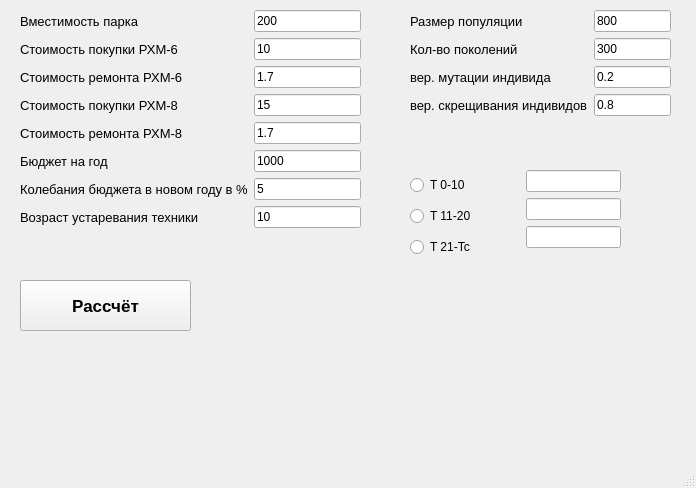
<?xml version="1.0" encoding="UTF-8"?>
<ui version="4.0">
 <class>RHBZ</class>
 <widget class="QMainWindow" name="RHBZ">
  <property name="geometry">
   <rect>
    <x>0</x>
    <y>0</y>
    <width>696</width>
    <height>488</height>
   </rect>
  </property>
  <property name="windowTitle">
   <string>RHBZ</string>
  </property>
  <widget class="QWidget" name="centralwidget">
   <widget class="QPushButton" name="Calculate">
    <property name="geometry">
     <rect>
      <x>20</x>
      <y>280</y>
      <width>171</width>
      <height>51</height>
     </rect>
    </property>
    <property name="font">
     <font>
      <pointsize>13</pointsize>
      <bold>true</bold>
     </font>
    </property>
    <property name="text">
     <string>Рассчёт</string>
    </property>
   </widget>
   <widget class="QWidget" name="formLayoutWidget">
    <property name="geometry">
     <rect>
      <x>20</x>
      <y>10</y>
      <width>341</width>
      <height>251</height>
     </rect>
    </property>
    <layout class="QFormLayout" name="Form_logic">
     <item row="0" column="0">
      <widget class="QLabel" name="label">
       <property name="font">
        <font>
         <pointsize>10</pointsize>
        </font>
       </property>
       <property name="text">
        <string>Вместимость парка</string>
       </property>
      </widget>
     </item>
     <item row="0" column="1">
      <widget class="QLineEdit" name="Park_capacity">
       <property name="enabled">
        <bool>true</bool>
       </property>
       <property name="toolTip">
        <string/>
       </property>
       <property name="accessibleName">
        <string/>
       </property>
       <property name="accessibleDescription">
        <string/>
       </property>
       <property name="text">
        <string>200</string>
       </property>
       <property name="placeholderText">
        <string>200</string>
       </property>
      </widget>
     </item>
     <item row="1" column="0">
      <widget class="QLabel" name="label_7">
       <property name="font">
        <font>
         <pointsize>10</pointsize>
        </font>
       </property>
       <property name="text">
        <string>Стоимость покупки РХМ-6</string>
       </property>
      </widget>
     </item>
     <item row="1" column="1">
      <widget class="QLineEdit" name="Price_buy_0">
       <property name="text">
        <string>10</string>
       </property>
       <property name="placeholderText">
        <string>10</string>
       </property>
      </widget>
     </item>
     <item row="2" column="0">
      <widget class="QLabel" name="label_5">
       <property name="font">
        <font>
         <pointsize>10</pointsize>
        </font>
       </property>
       <property name="text">
        <string>Стоимость ремонта РХМ-6</string>
       </property>
      </widget>
     </item>
     <item row="2" column="1">
      <widget class="QLineEdit" name="Price_rep_0">
       <property name="text">
        <string>1.7</string>
       </property>
       <property name="placeholderText">
        <string>1.7</string>
       </property>
      </widget>
     </item>
     <item row="3" column="0">
      <widget class="QLabel" name="label_2">
       <property name="font">
        <font>
         <pointsize>10</pointsize>
        </font>
       </property>
       <property name="text">
        <string>Стоимость покупки РХМ-8</string>
       </property>
      </widget>
     </item>
     <item row="3" column="1">
      <widget class="QLineEdit" name="Price_buy_1">
       <property name="text">
        <string>15</string>
       </property>
       <property name="placeholderText">
        <string>15</string>
       </property>
      </widget>
     </item>
     <item row="4" column="0">
      <widget class="QLabel" name="label_3">
       <property name="font">
        <font>
         <pointsize>10</pointsize>
        </font>
       </property>
       <property name="text">
        <string>Стоимость ремонта РХМ-8</string>
       </property>
      </widget>
     </item>
     <item row="4" column="1">
      <widget class="QLineEdit" name="Price_rep_1">
       <property name="text">
        <string>1.7</string>
       </property>
       <property name="placeholderText">
        <string>1.7</string>
       </property>
      </widget>
     </item>
     <item row="5" column="0">
      <widget class="QLabel" name="label_4">
       <property name="font">
        <font>
         <pointsize>10</pointsize>
        </font>
       </property>
       <property name="text">
        <string>Бюджет на год</string>
       </property>
      </widget>
     </item>
     <item row="5" column="1">
      <widget class="QLineEdit" name="Money_year">
       <property name="text">
        <string>1000</string>
       </property>
       <property name="placeholderText">
        <string>1000</string>
       </property>
      </widget>
     </item>
     <item row="6" column="0">
      <widget class="QLabel" name="label_6">
       <property name="font">
        <font>
         <pointsize>10</pointsize>
        </font>
       </property>
       <property name="text">
        <string>Колебания бюджета в новом году в %</string>
       </property>
      </widget>
     </item>
     <item row="6" column="1">
      <widget class="QLineEdit" name="Money_year_vol">
       <property name="text">
        <string>5</string>
       </property>
       <property name="placeholderText">
        <string>5</string>
       </property>
      </widget>
     </item>
     <item row="7" column="0">
      <widget class="QLabel" name="label_8">
       <property name="font">
        <font>
         <pointsize>10</pointsize>
        </font>
       </property>
       <property name="text">
        <string>Возраст устаревания техники</string>
       </property>
      </widget>
     </item>
     <item row="7" column="1">
      <widget class="QLineEdit" name="Obsolete_age">
       <property name="text">
        <string>10</string>
       </property>
       <property name="placeholderText">
        <string>10</string>
       </property>
      </widget>
     </item>
    </layout>
   </widget>
   <widget class="QWidget" name="formLayoutWidget_2">
    <property name="geometry">
     <rect>
      <x>410</x>
      <y>10</y>
      <width>261</width>
      <height>124</height>
     </rect>
    </property>
    <layout class="QFormLayout" name="Form_alg">
     <item row="0" column="0">
      <widget class="QLabel" name="label_11">
       <property name="font">
        <font>
         <pointsize>10</pointsize>
        </font>
       </property>
       <property name="text">
        <string>Размер популяции</string>
       </property>
      </widget>
     </item>
     <item row="1" column="0">
      <widget class="QLabel" name="label_10">
       <property name="font">
        <font>
         <pointsize>10</pointsize>
        </font>
       </property>
       <property name="text">
        <string>Кол-во поколений</string>
       </property>
      </widget>
     </item>
     <item row="1" column="1">
      <widget class="QLineEdit" name="Max_generation">
       <property name="text">
        <string>300</string>
       </property>
       <property name="placeholderText">
        <string>300</string>
       </property>
      </widget>
     </item>
     <item row="2" column="1">
      <widget class="QLineEdit" name="P_mutate">
       <property name="text">
        <string>0.2</string>
       </property>
       <property name="placeholderText">
        <string>0.2</string>
       </property>
      </widget>
     </item>
     <item row="2" column="0">
      <widget class="QLabel" name="label_9">
       <property name="font">
        <font>
         <pointsize>10</pointsize>
        </font>
       </property>
       <property name="text">
        <string>вер. мутации индивида</string>
       </property>
      </widget>
     </item>
     <item row="0" column="1">
      <widget class="QLineEdit" name="Population_size">
       <property name="text">
        <string>800</string>
       </property>
       <property name="placeholderText">
        <string>800</string>
       </property>
      </widget>
     </item>
     <item row="3" column="0">
      <widget class="QLabel" name="label_12">
       <property name="font">
        <font>
         <pointsize>10</pointsize>
        </font>
       </property>
       <property name="text">
        <string>вер. скрещивания индивидов</string>
       </property>
      </widget>
     </item>
     <item row="3" column="1">
      <widget class="QLineEdit" name="P_crossover">
       <property name="text">
        <string>0.8</string>
       </property>
       <property name="placeholderText">
        <string>0.8</string>
       </property>
      </widget>
     </item>
    </layout>
   </widget>
   <widget class="QWidget" name="formLayoutWidget_3">
    <property name="geometry">
     <rect>
      <x>520</x>
      <y>170</y>
      <width>101</width>
      <height>91</height>
     </rect>
    </property>
    <layout class="QFormLayout" name="Form_alg_2">
     <item row="1" column="1">
      <widget class="QLineEdit" name="VInput1">
       <property name="text">
        <string/>
       </property>
       <property name="placeholderText">
        <string/>
       </property>
      </widget>
     </item>
     <item row="2" column="1">
      <widget class="QLineEdit" name="VInput2">
       <property name="text">
        <string/>
       </property>
       <property name="placeholderText">
        <string/>
       </property>
      </widget>
     </item>
     <item row="3" column="1">
      <widget class="QLineEdit" name="TcInput">
       <property name="text">
        <string/>
       </property>
       <property name="placeholderText">
        <string/>
       </property>
      </widget>
     </item>
    </layout>
   </widget>
   <widget class="QWidget" name="verticalLayoutWidget">
    <property name="geometry">
     <rect>
      <x>410</x>
      <y>170</y>
      <width>111</width>
      <height>92</height>
     </rect>
    </property>
    <layout class="QVBoxLayout" name="verticalLayout">
     <item>
      <widget class="QRadioButton" name="rBtn1">
       <property name="text">
        <string>T 0-10</string>
       </property>
      </widget>
     </item>
     <item>
      <widget class="QRadioButton" name="rBtn2">
       <property name="text">
        <string>T 11-20</string>
       </property>
      </widget>
     </item>
     <item>
      <widget class="QRadioButton" name="rBtn3">
       <property name="text">
        <string>T 21-Tc</string>
       </property>
      </widget>
     </item>
    </layout>
   </widget>
  </widget>
  <widget class="QMenuBar" name="menubar">
   <property name="geometry">
    <rect>
     <x>0</x>
     <y>0</y>
     <width>696</width>
     <height>23</height>
    </rect>
   </property>
  </widget>
  <widget class="QStatusBar" name="statusbar"/>
 </widget>
 <resources/>
 <connections/>
</ui>
